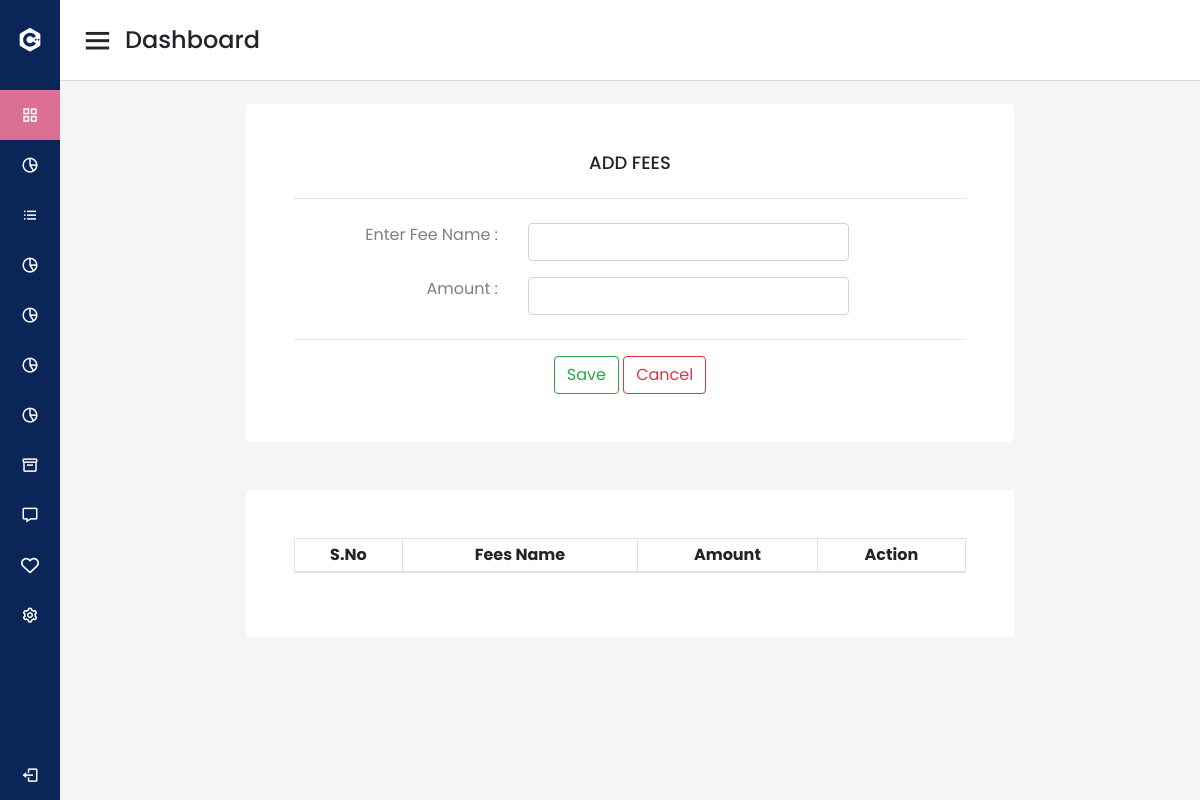
Page /add_fees/ on the earlier database version.
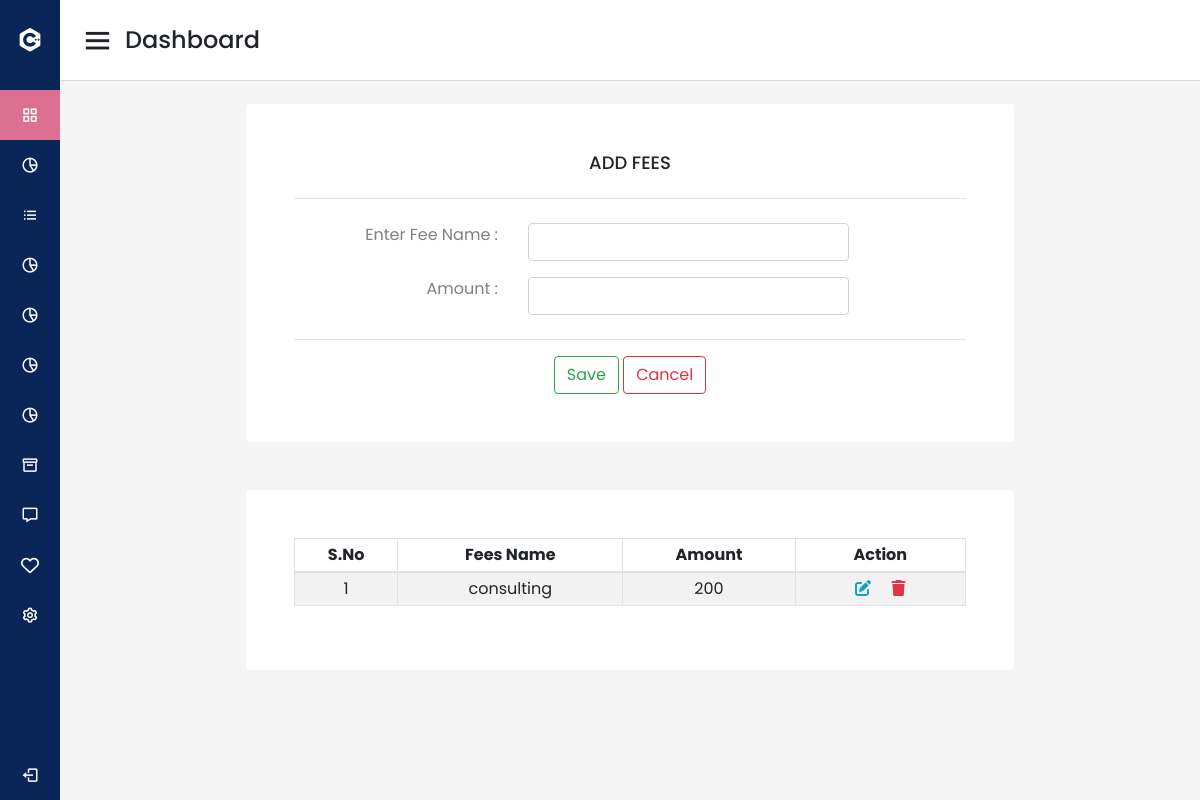
Same page on the later database version.
### management/models.py (models this page shows)
class AddFees(models.Model):
    fee_name=models.CharField(max_length=30)
    amount=models.IntegerField(null=True, blank=True)

### management/views.py (the view)
# urls.py: path('add_fees/',views.add_fees, name='add_fees'),
def add_fees(request):
    addfees= AddFees.objects.all()
    if request.method=="POST":
        form=AddFeesForm(request.POST)
        if form.is_valid():
            form.save()
            messages.success(request, 'created successfully')
            return redirect('add_fees')
        else:
            print(form.errors)
            return render(request,"management/add_fees.html",{'addfees':addfees,'form':form})
    else:
        form=AddFeesForm()
        return render(request,"management/add_fees.html",{'addfees':addfees,'form':form})

### management/forms.py
class AddFeesForm(forms.ModelForm):
   class Meta:
      model=AddFees
      fields = '__all__'

### management/templates/management/add_fees.html (shortened to what this page needs)
{% extends "management/navbar.html" %}
{% load static %}
{% block content %}
    <div class="container">
        <div class="card p-3 p-md-5 text-center">
            <h4>ADD FEES</h4>
            <hr class="hr-center">
            <form action="" method="POST">
                <div class="row">
                    <div class="col-md-4 my-2 text-left text-md-right">
                        <label for="fee_name">Enter&nbsp;Fee&nbsp;Name&nbsp;:</label>
                    </div>
                    <div class="col-md-6 my-2">
                        <input type="text" class="form-control" name="fee_name" value="{{form.fee_name.value|default_if_none:''}}" id="fee_name">
                    </div>
                </div>
                <div class="row">
                    <div class="col-md-4 my-2 text-left text-md-right">
                        <label for="amount">Amount&nbsp;:</label>
                    </div>
                    <div class="col-md-6 my-2">
                        <input type="text" class="form-control" name="amount" value="{{form.amount.value|default_if_none:''}}" id="amount">
                    </div>
                </div>
                <hr class="hr-center">
                <div>
                    <button type="submit" class="btn btn-outline-success">Save</button>
                    <button type="reset" class="btn btn-outline-danger">Cancel</button>
                </div>
            </form>
        </div>
        <div class="card p-5 text-center mt-5">
            <div class="table-responsive">
                <table class="table table-striped table-bordered">
                    <thead>
                        <tr>
                            <th>S.No</th>
                            <th>Fees&nbsp;Name</th>
                            <th>Amount</th>
                            <th>Action</th>
                        </tr>
                    </thead>
                    <tbody>
                        {% for i in addfees %}
                        <tr>
                            <td>{{forloop.counter}}</td>
                            <td>{{i.fee_name}}</td>
                            <td>{{i.amount}}</td>
                            <td><i class="fa-solid fa-edit px-2 text-info" onclick="view('{{i.id}}')" ob_id="{{i.id}}" id="add_fees{{i.id}}" fee_name="{{i.fee_name}}" amount="{{i.amount}}" data-toggle="modal" data-target="#edit_fees"></i></a>
                                <i
                                    class="fa-solid fa-trash px-2 text-danger"></i></td>
                                    {% endfor %}
                        </tr>
                    </tbody>
                </table>
            </div>
        </div>
    </div>
{% endblock %}

Differences in the rows shown:
added AddFees: fee_name "consulting", amount "200"
